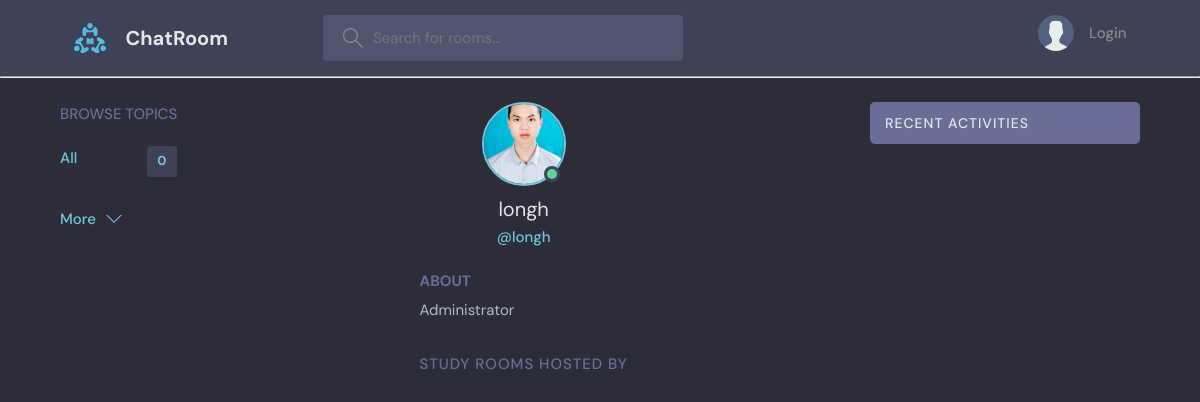
Page /profile/1/ on the earlier database version.
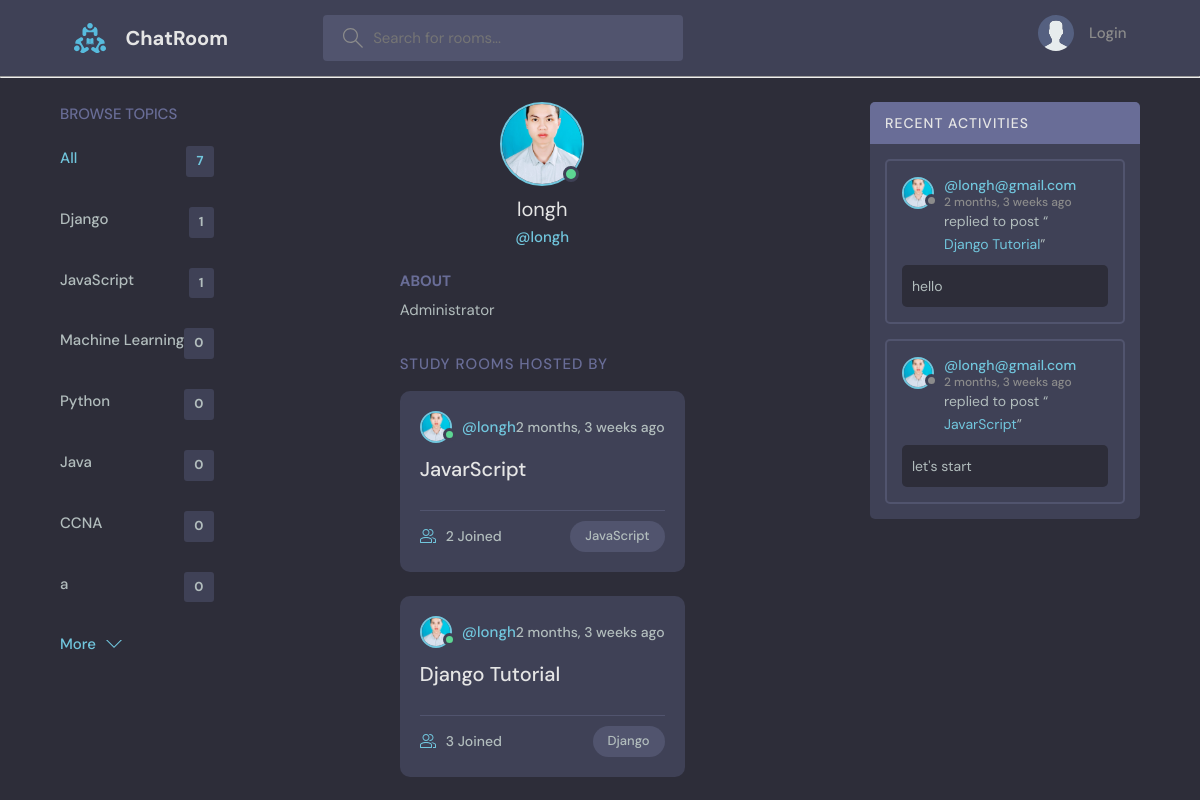
Same page on the later database version.
### studybud/models.py (models this page shows, shortened)
class User(AbstractUser):
	name = models.CharField(max_length=200, null=True)
	email = models.EmailField(unique=True, null=True)
	bio = models.TextField(null=True)
	avatar = models.ImageField(null=True, default='avatar.svg')
	USERNAME_FIELD = 'email'
	REQUIRED_FIELDS = []

class Topic(models.Model):
	name = models.CharField(max_length=255)

class Room(models.Model):
	id = models.AutoField(primary_key=True)
	name = models.CharField(max_length=255)
	host = models.ForeignKey(User, on_delete=models.SET_NULL, null=True)
	topic = models.ForeignKey(Topic, on_delete=models.SET_NULL, null=True)
	description = models.TextField(null=True, blank=True)
	participants = models.ManyToManyField(User, related_name='participants', blank=True)
	updated = models.DateTimeField(auto_now=True)
	created = models.DateTimeField(auto_now_add=True)
	class Meta:
		ordering = ['-updated', '-created']

class Message(models.Model):
	user = models.ForeignKey(User, on_delete=models.CASCADE)
	room = models.ForeignKey(Room, on_delete=models.CASCADE)
	body = models.TextField()
	updated = models.DateTimeField(auto_now=True)
	created = models.DateTimeField(auto_now_add=True)

### studybud/views.py (the view)
# urls.py: path('profile/<str:pk>/', views.user_profile, name='user-profile'),
def user_profile(request, pk):
	user = User.objects.get(id=pk)
	rooms = user.room_set.all()
	room_messages = user.message_set.all().order_by('created')
	topics = Topic.objects.all()
	context = {'user': user, 'rooms': rooms, 'topics': topics, 'room_messages': room_messages}
	return render(request, 'studybud/profile.html', context)

### studybud/templates/studybud/profile.html (shortened to what this page needs)
<!DOCTYPE html>
<html lang="en">
<head>
</head>
<body>
{% extends 'main.html' %}
{% block content %}
<main class="profile-page layout layout--3">
	<div class="container">
		{% include 'studybud/topic_component.html' %}
		<div class="roomList">
			<div class="profile">
				<div class="profile__avatar">
					<div class="avatar avatar--large active">
						<img src="{{user.avatar.url}}"/>
					</div>
				</div>
				<div class="profile__info">
					<h3>{{user.username}}</h3>
					<p>@{{user.username}}</p>
				</div>
				<div class="profile__about">
					<h3>About</h3>
					<p>
						{{user.bio}}
					</p>
				</div>
			</div>
			<div class="roomList__header">
				<div>
					<h2> Study Rooms Hosted by {{request.user.name}} </h2>
				</div>
			</div>
			{% include 'studybud/room_component.html' %}
		</div>
		{% include 'studybud/activity_component.html' %}
	</div>
</main>
{% endblock content %}

### templates/main.html (shortened to what this page needs)
<!DOCTYPE html>
{% load static %}
<html lang="en">
<head>
	<link rel="stylesheet" type="text/css" media="screen" href="{% static 'styles/style.css' %}">
</head>
<body>
{% include 'navbar.html' %}
{% block content %}
{% endblock %}
</body>
</html>

### templates/navbar.html (shortened to what this page needs)
<!DOCTYPE html>
{% load static %}
<html lang="en">
<head>
	<link rel="stylesheet" type="text/css" media="screen" href="{% static 'styles/style.css' %}">
</head>
<body>
<header class="header header--loggedIn">
	<div class="container">
		<a href="{% url 'home' %}" class="header__logo">
			<img src="{% static 'images/logo.svg' %}"/>
			<h1>ChatRoom</h1>
		</a>
		<form class="header__search" method="GET" action="{% url 'home' %}">
			<label>
				<input name="q" placeholder="Search for rooms..."/>
			</label>
		</form>
		<nav class="header__menu">
			{% if request.user.is_authenticated %}
			<div class="header__user">
				<a href="{% url 'user-profile' request.user.id %}">
					<div class="avatar avatar--medium active">
						<img src="{{request.user.avatar.url}}"/>
					</div>
					<p> {{request.user.username}} <span> @{{request.user.username}} </span></p>
				</a>
				<button class="dropdown-button">
					<svg version="1.1" xmlns="http://www.w3.org/2000/svg" width="32" height="32" viewBox="0 0 32 32">
						<title>chevron-down</title>
						<path d="M16 21l-13-13h-3l16 16 16-16h-3l-13 13z"></path>
					</svg>
				</button>
			</div>
			{% else %}
			<a href="{% url 'login' %}">
				<img src="{% static 'images/avatar.svg' %}"/>
				<p>Login</p>
			</a>
			{% endif %}
		</nav>
	</div>
</header>
<hr>
</body>
</html>

### studybud/templates/studybud/topic_component.html (shortened to what this page needs)
<!DOCTYPE html>
<html lang="en">
<head>
</head>
<body>
<div class="topics">
	<div class="topics__header">
		<h2>Browse Topics</h2>
	</div>
	<ul class="topics__list">
		<li>
			<a href="/" class="active"> All <span>{{topics.count}}</span></a>
		</li>
		{% for topic in topics %}
		<li>
			<a href="{% url 'home' %}?q={{topic.name}}"> {{topic.name}} <span> {{topic.room_set.all.count}} </span></a>
		</li>
		{% endfor %}
	</ul>
	<a class="btn btn--link" href="">
		More
		<svg version="1.1" xmlns="http://www.w3.org/2000/svg" width="32" height="32" viewBox="0 0 32 32">
			<title>chevron-down</title>
			<path d="M16 21l-13-13h-3l16 16 16-16h-3l-13 13z"></path>
		</svg>
	</a>
</div>
</body>
</html>

### studybud/templates/studybud/room_component.html (shortened to what this page needs)
{% for room in rooms %}
<div class="roomListRoom">
	<div class="roomListRoom__header">
		<a href="{% url 'user-profile' room.host.id %}" class="roomListRoom__author">
			<div class="avatar avatar--small active">
				<img src="{{room.host.avatar.url}}"/>
			</div>
			<span> @{{room.host.username}} </span>
		</a>
		<div class="roomListRoom__actions">
			<span> {{room.created | timesince}} ago </span>
		</div>
	</div>
	<div class="roomListRoom__content">
		<a href="{% url 'room' room.id %}"> {{room.name}} </a>
	</div>
	<div class="roomListRoom__meta">
		<a class="roomListRoom__joined">
			{{room.participants.all.count}} Joined
		</a>
		<p class="roomListRoom__topic"> {{room.topic.name}} </p>
	</div>
</div>
{% endfor %}

### studybud/templates/studybud/activity_component.html (shortened to what this page needs)
<div class="activities">
	<div class="activities__header">
		<h2>Recent Activities</h2>
	</div>
	{% for message in room_messages %}
	<div class="activities__box">
		<div class="activities__boxHeader roomListRoom__header">
			<a href="{% url 'user-profile' message.user.id %}" class="roomListRoom__author">
				<div class="avatar avatar--small">
					<img src="{{message.user.avatar.url}}"/>
				</div>
				<p>
					@{{message.user}}
					<span> {{message.created | timesince}} ago </span>
				</p>
			</a>
		</div>
		<div class="activities__boxContent">
			<p>replied to post “<a href="{% url 'room' message.room.id %}"> {{message.room.name}} </a>”</p>
			<div class="activities__boxRoomContent">
				{{message.body}}
			</div>
		</div>
	</div>
	{% endfor %}
</div>

Differences in the rows shown:
added Topic: name "Django", room_set.all.count "1"
added Topic: name "JavaScript", room_set.all.count "1"
added Topic: name "Machine Learning", room_set.all.count "0"
added Topic: name "Python", room_set.all.count "0"
added Topic: name "Java", room_set.all.count "0"
added Topic: name "CCNA", room_set.all.count "0"
added Topic: name "a", room_set.all.count "0"
added Room: host.avatar (picture), host.username "longh", created "2 months, 3 weeks", name "JavarScript", participants.all.count "2", topic.name "JavaScript"
added Room: host.avatar (picture), host.username "longh", created "2 months, 3 weeks", name "Django Tutorial", participants.all.count "3", topic.name "Django"
added Message: user.avatar (picture), user "longh@gmail.com", created "2 months, 3 weeks", room.name "Django Tutorial", body "hello"
added Message: user.avatar (picture), user "longh@gmail.com", created "2 months, 3 weeks", room.name "JavarScript", body "let's start"
Other differences:
{{ topics.count }}: "0" → "7"
